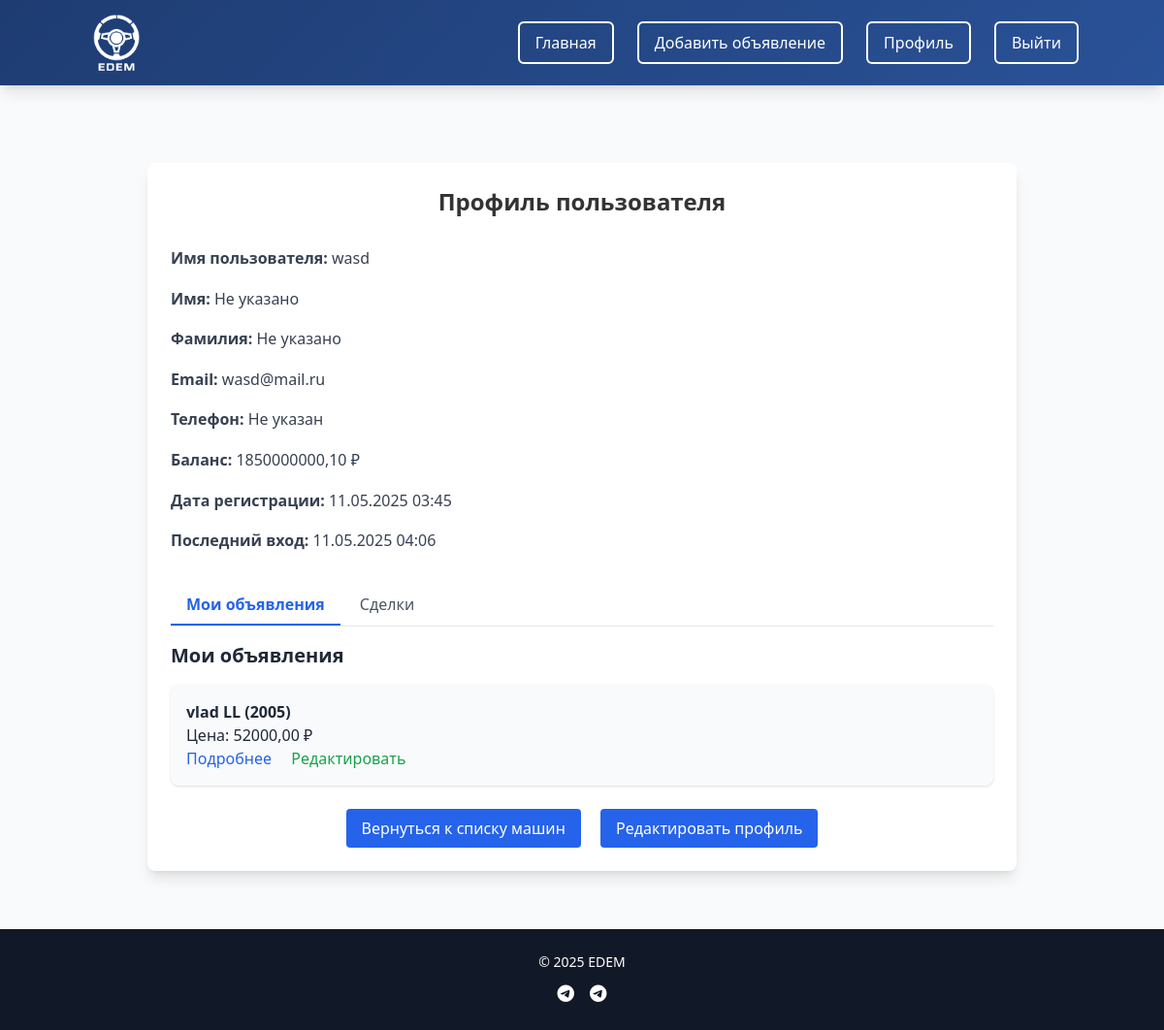
The app's page /profile/ (signed in), older data.
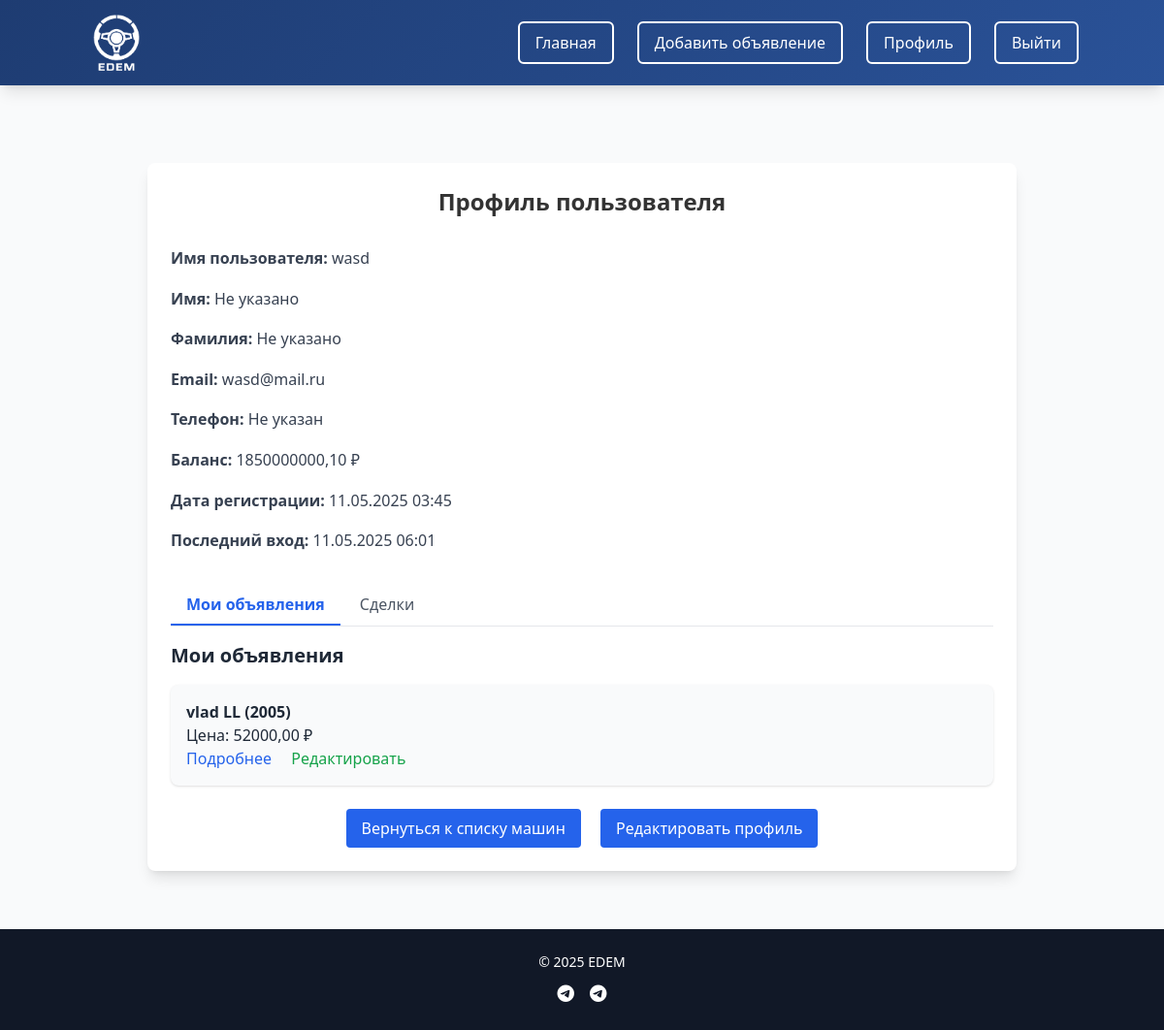
The same page, newer data.
### cars/models.py (models this page shows, shortened)
class User(AbstractBaseUser, PermissionsMixin):
    username = models.CharField(max_length=150, unique=True)
    email = models.EmailField(unique=True)
    phone = models.CharField(max_length=15, blank=True, null=True)
    first_name = models.CharField(max_length=30, blank=True, null=True)
    last_name = models.CharField(max_length=30, blank=True, null=True)
    company_name = models.CharField(max_length=100, blank=True)
    date_joined = models.DateTimeField(default=timezone.now)
    avatar_url = models.URLField(blank=True, null=True)
    avatar_file = models.ImageField(upload_to='avatars/', blank=True, null=True)
    balance = models.DecimalField(max_digits=12, decimal_places=2, default=0)  # Баланс
    is_active = models.BooleanField(default=True)
    is_staff = models.BooleanField(default=False)
    has_new_notifications = models.BooleanField(default=False)  # Поле для уведомлений
    objects = CustomUserManager()
    USERNAME_FIELD = 'username'
    REQUIRED_FIELDS = ['email']
    class Meta:
        db_table = 'Users'

### cars/views.py (the view)
# urls.py: path('profile/', views.profile, name='profile'),
@login_required
def profile(request):
    user_cars = Car.objects.filter(user=request.user, is_sold=False)
    buyer_requests = PurchaseRequest.objects.filter(buyer=request.user).order_by('-request_date')
    seller_requests = PurchaseRequest.objects.filter(seller=request.user).order_by('-request_date')
    unread_purchases_count = buyer_requests.filter(is_read=False, status__in=['Одобрено', 'Отклонено']).count()
    unread_sales_count = seller_requests.filter(is_read=False, status='В ожидании').count()
    has_new_notifications = (unread_purchases_count > 0 or unread_sales_count > 0)
    unread_deals_count = unread_purchases_count + unread_sales_count
    return render(request, 'profile.html', {
        'user': request.user,
        'user_cars': user_cars,
        'buyer_requests': buyer_requests,
        'seller_requests': seller_requests,
        'unread_deals_count': unread_deals_count,
        'unread_purchases_count': unread_purchases_count,
        'unread_sales_count': unread_sales_count,
        'has_new_notifications': has_new_notifications,
    })

### templates/profile.html (shortened to what this page needs)
{% extends 'base.html' %}
{% block content %}
<div class="profile-container max-w-4xl mx-auto mt-10 p-6 bg-white rounded-lg shadow-lg">
    <h2 class="text-2xl font-bold text-center text-gray-800 mb-6">Профиль пользователя</h2>
    <div class="profile-info flex items-center space-x-6">
        <div class="space-y-4 flex-1">
            <p class="text-gray-700"><strong>Имя пользователя:</strong> {{ user.username }}</p>
            <p class="text-gray-700"><strong>Имя:</strong> {{ user.first_name|default:"Не указано" }}</p>
            <p class="text-gray-700"><strong>Фамилия:</strong> {{ user.last_name|default:"Не указано" }}</p>
            <p class="text-gray-700"><strong>Email:</strong> {{ user.email }}</p>
            <p class="text-gray-700"><strong>Телефон:</strong> {{ user.phone|default:"Не указан" }}</p>
            <p class="text-gray-700"><strong>Баланс:</strong> {{ user.balance }} ₽</p>
            <p class="text-gray-700"><strong>Дата регистрации:</strong> {{ user.date_joined|date:"d.m.Y H:i" }}</p>
            <p class="text-gray-700"><strong>Последний вход:</strong> {{ user.last_login|date:"d.m.Y H:i" }}</p>
        </div>
    </div>
    <div class="tabs mt-8">
        <ul class="flex border-b">
            <li class="mr-1">
                <a class="tab-link inline-block py-2 px-4 text-blue-600 font-semibold border-b-2 border-blue-600" href="#cars" data-tab="cars">Мои объявления</a>
            </li>
            <li class="mr-1">
                <a class="tab-link inline-block py-2 px-4 text-gray-600 hover:text-blue-600" href="#purchases" data-tab="purchases">
                    Сделки
                </a>
            </li>
        </ul>
    </div>
    <div id="cars" class="tab-content mt-4">
        <h3 class="text-xl font-semibold text-gray-800 mb-4">Мои объявления</h3>
        {% if user_cars %}
        <div class="grid gap-4">
            {% for car in user_cars %}
            <div class="p-4 bg-gray-50 rounded-lg shadow">
                <p><strong>{{ car.brand }} {{ car.model }} ({{ car.year }})</strong></p>
                <p>Цена: {{ car.price }} ₽</p>
                <a href="{% url 'car_detail' car.id %}" class="text-blue-600 hover:underline">Подробнее</a>
                <a href="{% url 'edit_car' car.id %}" class="ml-4 text-green-600 hover:underline">Редактировать</a>
            </div>
            {% endfor %}
        </div>
        {% else %}
        <p class="text-gray-600">У вас нет активных объявлений.</p>
        {% endif %}
    </div>
    <div class="mt-6 text-center">
        <a href="{% url 'car_list' %}" class="inline-block px-4 py-2 bg-blue-600 text-white rounded hover:bg-blue-700 transition-colors">Вернуться к списку машин</a>
        <a href="{% url 'edit_profile' %}" class="ml-4 inline-block px-4 py-2 bg-blue-600 text-white rounded hover:bg-blue-700 transition-colors">Редактировать профиль</a>
    </div>
</div>
{% endblock %}

Row changes from the older to the newer data that the page shows:
changed User "wasd": last_login "11.05.2025 04:06" → "11.05.2025 06:01"
